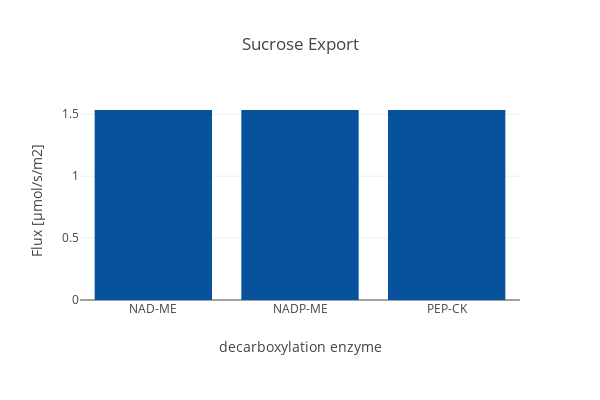

Notebook cell for this chart:
### Code cell
create_bar_plot_rxn(D_pfba, D_exp,
                    {'[B]_Ex_Suc':'Ex_Suc',},
                    'Sucrose Export', xaxis_title,
                    stacked = True, save_fig=save_fig)

### Figure 1 — Plotly figure (JSON) as saved in the notebook; plotly's stock layout.template omitted (floating-point values rounded to 4 significant figures)
{"data": [{"marker": {"color": "rgb(8,81,156)"}, "name": "Ex_Suc", "type": "bar", "uid": "8637f9fb-6fc8-4878-bc30-f94b5fa6ae75", "x": ["NAD-ME", "NADP-ME", "PEP-CK"], "y": [1.534, 1.534, 1.534]}], "layout": {"barmode": "stack", "height": 400, "margin": {"b": 100}, "title": {"text": "Sucrose Export"}, "width": 600, "xaxis": {"tickangle": 0, "title": {"text": "decarboxylation enzyme"}}, "yaxis": {"autorange": true, "title": {"text": "Flux [µmol/s/m2]"}}}}
